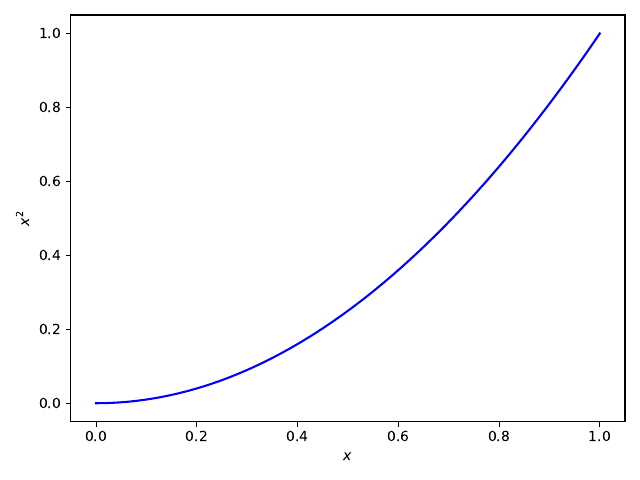

Write Python code to recreate this figure.
import matplotlib.pyplot as plt
import numpy as np

x = np.linspace(0, 1)

plt.plot(x, x**2, 'b-')
plt.xlabel(r'$x$')
plt.ylabel(r'$x^2$')
plt.tight_layout()
plt.savefig('loesung.pdf')
